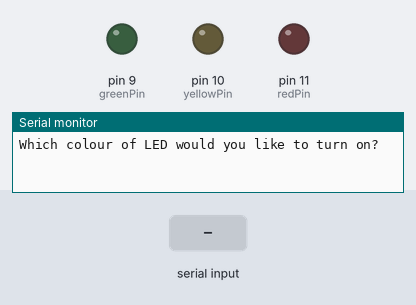
Recording of a sketch running on a simulated Arduino Uno, built with avr-gcc and run on an emulated ATmega328P. On the bench: output pins drawn as LEDs (lit = HIGH), the last lines printed to the serial monitor. The test bench sets the inputs (shaded band).

Above: at 1.2 s.
1.3 s: "red" received over Serial
3.8 s: "30,150\n" received over Serial
At 4.9 s:
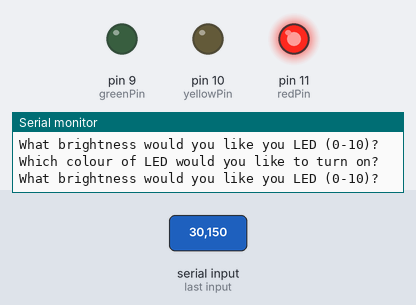
Timing chart, 0 to 6.8 s (numbered marks = the images above; inputs shaded):
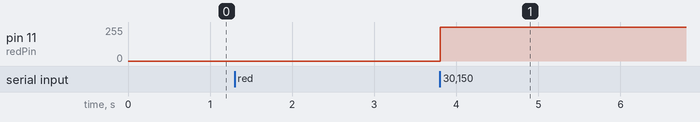

The sketch:

multiLEDBrightnessControlViaUserInput.ino
```cpp
int redPin=11;
int yellowPin=10;
int greenPin=9;
int baudRate=9600;
int userBrightness;
int brightness;
String userLED;
String ledQuestion="Which colour of LED would you like to turn on?";
String brightnessQuestion="What brightness would you like you LED (0-10)?";
String tryAgain="That LED colour does not exist. Please input an existing colour (red, yellow, green, off)";
void setup() {
  // put your setup code here, to run once:
  pinMode(redPin,OUTPUT);
  pinMode(yellowPin,OUTPUT);
  pinMode(greenPin,OUTPUT);
  Serial.begin(baudRate);

}

void loop() {
  // put your main code here, to run repeatedly:

Serial.println(ledQuestion);
while (Serial.available()==0) {}
userLED = Serial.readString();

Serial.println(brightnessQuestion);
while (Serial.available() == 0);
userBrightness = Serial.parseInt();

brightness = pow(2,(userBrightness*(8./10.))-1);

userLED.toLowerCase();

if (userLED == "red"){
  analogWrite(redPin,brightness);
  analogWrite(yellowPin,0);
  analogWrite(greenPin,0);
}
if (userLED == "yellow"){
  analogWrite(redPin,0);
  analogWrite(yellowPin,brightness);
  analogWrite(greenPin,0);

}
if (userLED == "green"){
  analogWrite(redPin,0);
  analogWrite(yellowPin,0);
  analogWrite(greenPin,brightness);

}


}
```

Measured:
- after the input at 3.8 s, pin 11 (redPin): 0/255 → 252/255 at once
